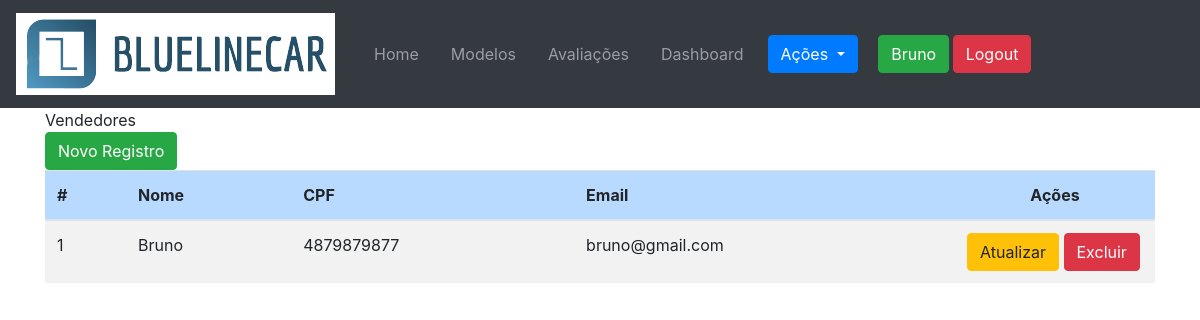
Screenshot of /Pages/vendedores/list.php (signed in) with the database file from the repository.
### tables this page shows
CREATE TABLE `vendedor` (
  `codigo` int(11) NOT NULL,
  `nome` varchar(255) NOT NULL,
  `cpf` varchar(14) NOT NULL,
  `email` varchar(100) NOT NULL,
  `senha` varchar(50) NOT NULL
);

### Pages/vendedores/list.php (the view, shortened to what this page needs)
<?php
    $pdo = new Connect;
    $res = $pdo->prepare("SELECT * FROM vendedor");
    $res->execute();
    $vendedores = $res->fetchAll(PDO::FETCH_ASSOC);
?>
<!DOCTYPE html>
<html lang="pt-br">
    <head>
        <link rel="stylesheet" href="https://maxcdn.bootstrapcdn.com/bootstrap/4.0.0/css/bootstrap.min.css">
        <link rel="stylesheet" href="../../style/index/index.scss">
        <link rel="stylesheet" href="../../style/navbar/navbar.scss">
        <link rel="stylesheet" href="../../style/footer/footer.scss">
        <link rel="stylesheet" href="style/list.scss">
        <link rel="stylesheet" href="https://cdnjs.cloudflare.com/ajax/libs/font-awesome/4.7.0/css/font-awesome.min.css">
    </head>
    <body>
        <nav class="navbar navbar-expand-lg navbar-dark bg-dark bg-gradient">
            <img class="navbar-brand logo-size" src="../../assets/images/logo.png" alt="">
            <div class="container-fluid">
                <div class="collapse navbar-collapse navbar-container" id="navbarSupportedContent">
                    <div>
                        <ul class="navbar-nav me-auto mb-2 mb-lg-0">
                            <li class="nav-item mr-3">
                                <a class="nav-link" href="../../index.php">Home<span class="sr-only">(current)</span></a>
                            </li>
                            <li class="nav-item mr-3">
                                <a class="nav-link" href="../../index.php#modelo">Modelos</a>
                            </li>
                            <li class="nav-item mr-3">
                                <a class="nav-link" href="#">Avaliações</a>
                            </li>
                            <li class="nav-item mr-3">
                                <a class="nav-link" href="#">Dashboard</a>
                            </li>
                        </ul>
                    </div>
                    <div>
                        <div class="btn-group mr-3" dropdown>
                            <ul class="navbar-nav mr-auto">
                                <li class="nav-item dropdown">
                                    <a class="btn btn-primary dropdown-toggle size-button" href="#" id="navbarDropdown" role="button" data-toggle="dropdown" aria-haspopup="true" aria-expanded="false">
                                        Ações
                                    </a>
                                </li>
                            </ul>
                        </div>
                        <div class="btn-group mr-3">
                            <a href="../login/loginUser.php">
                                <button class="btn btn-success size-button">
                                    <?php echo $_SESSION['nome']; ?>
                                </button>
                                <button class="btn btn-danger size-button">
                                    Logout
                                </button>
                            </a>
                        </div>
                    </div>
                </div>
            </div>
        </nav>
        <div class="container">
            <div class="text-main size-list">Vendedores</div>
            <div class="button-novo-registro">
                <a href="./cadastro.php"><button type="button" class="btn btn-success">Novo Registro</button></a>
            </div>
            <table class="table table-striped">
                <thead class="table-primary">
                    <tr>
                        <th scope="col">#</th>
                        <th scope="col">Nome</th>
                        <th scope="col">CPF</th>
                        <th scope="col">Email</th>
                        <th scope="col" class="text-center" width="100">Ações</th>
                    </tr>
                </thead>
                <tbody>
                    <?php foreach ($vendedores as $vendedor) { ?>
                        <tr>
                            <td><?php echo $vendedor["codigo"]; ?></td>
                            <td><?php echo $vendedor["nome"]; ?></td>
                            <td><?php echo $vendedor["cpf"]; ?></td>
                            <td><?php echo $vendedor["email"]; ?></td>
                            <td width="200">
                                <div class="acoes-flex-button">
                                    <?php echo "<a href='./atualizacao.php?id={$vendedor['codigo']}' class='btn btn-warning'>Atualizar</a>"; ?>
                                    <?php echo "<a href='./exclusao.php?id={$vendedor['codigo']}' class='btn btn-danger'>Excluir</a>"; ?>
                                </div>
                            </td>
                        </tr>
                    <?php } ?>
                </tbody>
            </table>
        </div>
    </body>
</html>

### rows the page displays
vendedor: codigo "1", nome "Bruno", cpf "4879879877", email "bruno@gmail.com"

### other values shown
$_SESSION['nome'] "Bruno"
